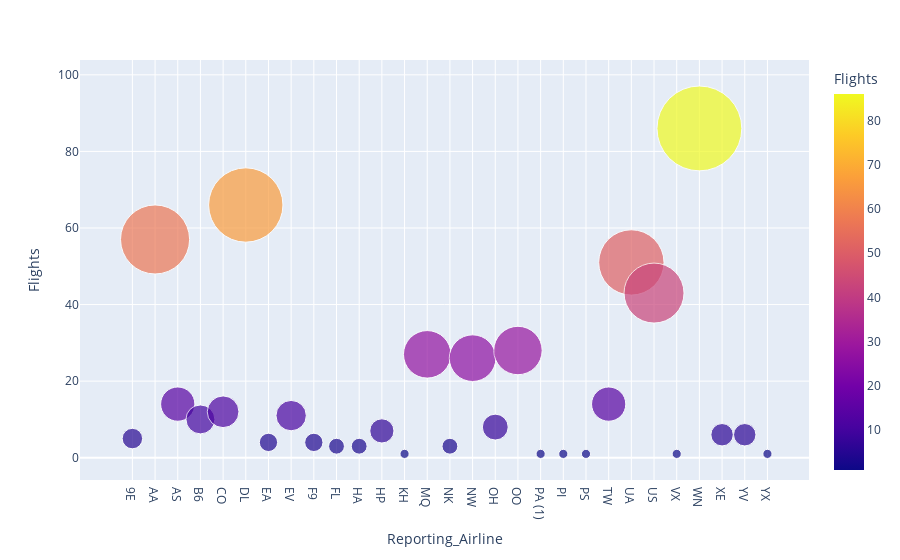

Notebook code for this chart:
### Markdown cell above
## We can also Create Bubble chart using plotly.express class

### Code cell
fig = px.scatter(bub_data,
                x='Reporting_Airline',
                y='Flights',
                color='Flights',
                size='Flights',
                size_max=60)
fig.show()

### Figure 1 — Plotly figure (JSON) as saved in the notebook; plotly's stock layout.template omitted (floating-point values rounded to 4 significant figures)
{"data": [{"hovertemplate": "Reporting_Airline=%{x}<br>Flights=%{marker.color}<extra></extra>", "legendgroup": "", "marker": {"color": [5, 57, 14, 10, 12, 66, 4, 11, 4, 3, 3, 7, 1, 27, 3, 26, 8, 28, 1, 1, 1, 14, 51, 43, 1, 86, 6, 6, 1], "coloraxis": "coloraxis", "size": [5, 57, 14, 10, 12, 66, 4, 11, 4, 3, 3, 7, 1, 27, 3, 26, 8, 28, 1, 1, 1, 14, 51, 43, 1, 86, 6, 6, 1], "sizemode": "area", "sizeref": 0.02389, "symbol": "circle"}, "mode": "markers", "name": "", "orientation": "v", "showlegend": false, "type": "scatter", "x": ["9E", "AA", "AS", "B6", "CO", "DL", "EA", "EV", "F9", "FL", "HA", "HP", "KH", "MQ", "NK", "NW", "OH", "OO", "PA (1)", "PI", "PS", "TW", "UA", "US", "VX", "WN", "XE", "YV", "YX"], "xaxis": "x", "y": [5, 57, 14, 10, 12, 66, 4, 11, 4, 3, 3, 7, 1, 27, 3, 26, 8, 28, 1, 1, 1, 14, 51, 43, 1, 86, 6, 6, 1], "yaxis": "y"}], "layout": {"autosize": true, "coloraxis": {"colorbar": {"title": {"text": "Flights"}}, "colorscale": [[0, "#0d0887"], [0.1111, "#46039f"], [0.2222, "#7201a8"], [0.3333, "#9c179e"], [0.4444, "#bd3786"], [0.5556, "#d8576b"], [0.6667, "#ed7953"], [0.7778, "#fb9f3a"], [0.8889, "#fdca26"], [1, "#f0f921"]]}, "legend": {"itemsizing": "constant", "tracegroupgap": 0}, "margin": {"t": 60}, "xaxis": {"anchor": "y", "autorange": true, "domain": [0, 1], "range": [-1.894, 29.72], "showspikes": false, "title": {"text": "Reporting_Airline"}, "type": "category"}, "yaxis": {"anchor": "x", "autorange": true, "domain": [0, 1], "range": [-6.738, 109.6], "showspikes": false, "title": {"text": "Flights"}, "type": "linear"}}}
